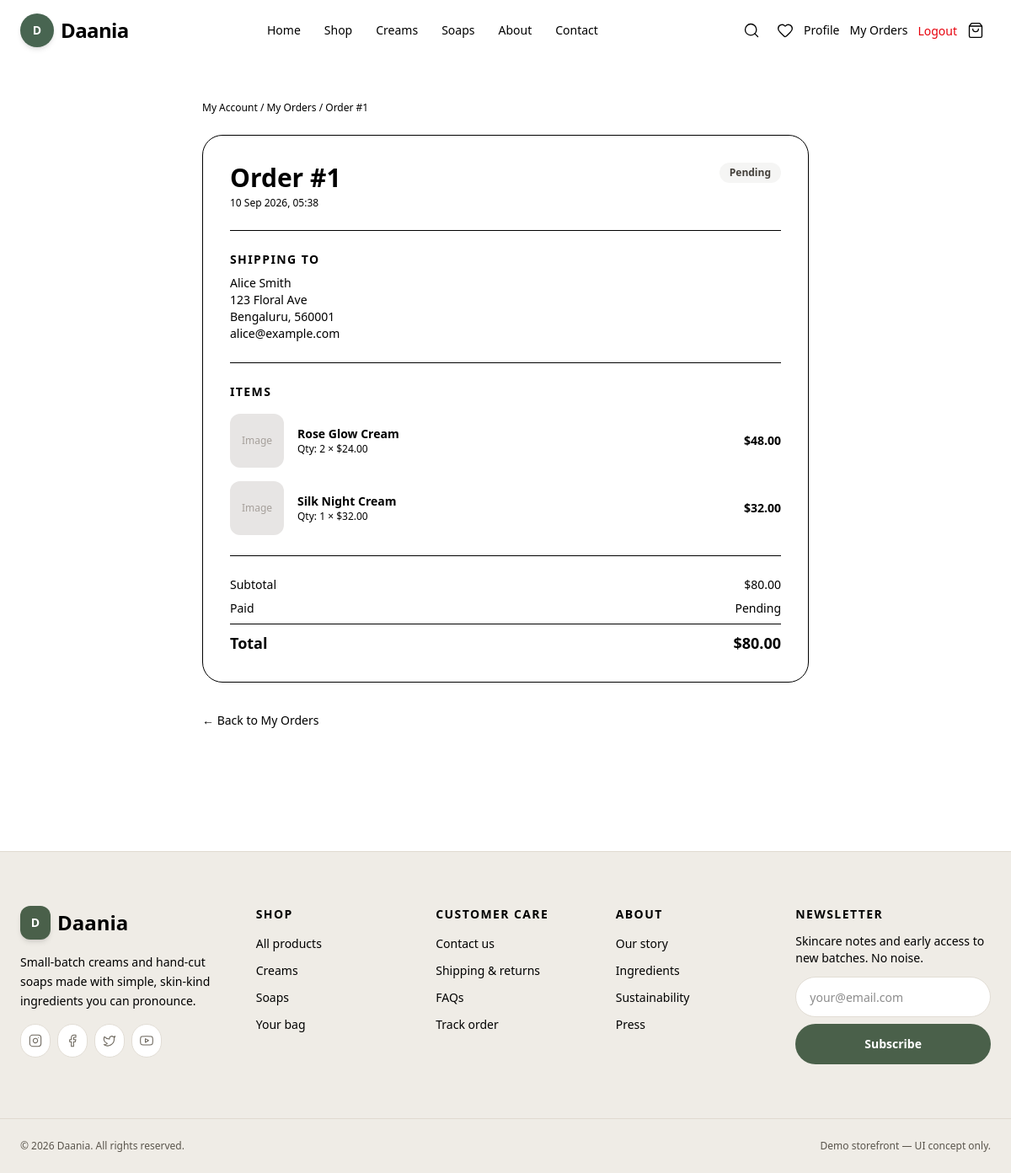
Screenshot of /orders/order/1/ (signed in) with the database file from the repository.
### orders/models.py (models this page shows, shortened)
class Order(models.Model):
    PAYMENT_STATUS_CHOICES = (
        ('pending', 'Pending'),
        ('paid', 'Paid'),
        ('failed', 'Failed'),
    )
    STATUS_CHOICES = (
        ('Pending', 'Pending'),
        ('Processing', 'Processing'),
        ('Shipped', 'Shipped'),
        ('Delivered', 'Delivered'),
        ('Cancelled', 'Cancelled'),
    )
    user = models.ForeignKey(User, on_delete=models.SET_NULL, null=True, blank=True)
    first_name = models.CharField(max_length=50)
    last_name = models.CharField(max_length=50)
    email = models.EmailField()
    address = models.CharField(max_length=250)
    city = models.CharField(max_length=100)
    postal_code = models.CharField(max_length=20)
    created_at = models.DateTimeField(auto_now_add=True)
    updated_at = models.DateTimeField(auto_now=True)
    paid = models.BooleanField(default=False)
    payment_status = models.CharField(
        max_length=20,
        choices=PAYMENT_STATUS_CHOICES,
        default='pending',
    )
    razorpay_order_id = models.CharField(max_length=100, unique=True, null=True, blank=True)
    razorpay_payment_id = models.CharField(max_length=100, blank=True, default='')
    razorpay_signature = models.CharField(max_length=255, blank=True, default='')
    status = models.CharField(max_length=20, choices=STATUS_CHOICES, default='Pending')
    def get_total_cost(self):
        return sum(item.get_cost() for item in self.items.all())

class OrderItem(models.Model):
    order = models.ForeignKey(Order, related_name='items', on_delete=models.CASCADE)
    product = models.ForeignKey(Product, related_name='order_items', on_delete=models.CASCADE)
    price = models.DecimalField(max_digits=10, decimal_places=2)
    quantity = models.PositiveIntegerField(default=1)
    def get_cost(self):
        return self.price * self.quantity

### products/models.py (models this page shows, shortened)
class Product(models.Model):
    category = models.ForeignKey(Category, related_name='products', on_delete=models.CASCADE)
    name = models.CharField(max_length=200)
    slug = models.SlugField(unique=True, blank=True)
    description = models.TextField()
    price = models.DecimalField(max_digits=10, decimal_places=2)
    original_price = models.DecimalField(max_digits=10, decimal_places=2, null=True, blank=True)
    image = models.ImageField(upload_to='products/')
    best_seller = models.BooleanField(default=False)
    created_at = models.DateTimeField(auto_now_add=True)
    updated_at = models.DateTimeField(auto_now=True)

### orders/views.py (the view)
# urls.py: path('order/<int:order_id>/', views.order_detail_view, name='order_detail'),
@login_required
def order_detail_view(request, order_id):
    order = get_object_or_404(Order, id=order_id, user=request.user)
    order_items = order.items.select_related('product').order_by('id')
    context = {
        'order': order,
        'order_items': order_items,
    }
    return render(request, 'orders/order_detail.html', context)

### cart/context_processors.py (called while the page is built, shortened)
def cart_context(request):
    try:
        if request.user.is_authenticated:
            cart = Cart.objects.filter(user=request.user).first()
        if cart is None:
            return _empty_context()
        cart_items = (
            cart.items
            .select_related('product', 'product__category')
            .order_by('id')
        )
        subtotal = sum(item.total_price for item in cart_items)
        total = subtotal
        count = sum(item.quantity for item in cart_items)
        return {
            'cart_items': cart_items,
            'cart_count': count,
            'cart_subtotal': subtotal,
            'cart_total': total,
            'cart_discount': Decimal('0.00'),
        }
    except Exception:
        return _empty_context()

### wishlist/context_processors.py (called while the page is built, shortened)
def wishlist_context(request):
    if request.user.is_authenticated:
        try:
            wishlist = Wishlist.objects.filter(user=request.user).first()
        except Exception:
            pass
    return {
        'wishlist_count': 0,
        'wishlist_product_ids': set(),
    }

### orders/templates/orders/order_detail.html (shortened to what this page needs)
{% extends 'base.html' %}
{% load static %}
{% block content %}
<div class="mx-auto max-w-3xl px-4 py-12 sm:px-6">
  <nav class="text-xs text-muted-foreground mb-6">
    <a href="{% url 'profile' %}" class="transition-soft hover:text-primary">My Account</a> /
    <a href="{% url 'my_orders' %}" class="transition-soft hover:text-primary">My Orders</a> /
    <span class="text-foreground">Order #{{ order.id }}</span>
  </nav>
  <div class="rounded-3xl border border-border/70 bg-card shadow-soft p-6 sm:p-8">
    <div class="flex flex-wrap items-start justify-between gap-4 mb-6">
      <div>
        <h1 class="font-display text-2xl sm:text-3xl font-semibold">Order #{{ order.id }}</h1>
        <p class="text-xs text-muted-foreground mt-1">{{ order.created_at|date:"d M Y, H:i" }}</p>
      </div>
      <span class="inline-flex items-center rounded-full px-3 py-1 text-xs font-semibold
        {% if order.status == 'Delivered' %}bg-green-100 text-green-800
        {% elif order.status == 'Shipped' %}bg-blue-100 text-blue-800
        {% elif order.status == 'Processing' %}bg-yellow-100 text-yellow-800
        {% elif order.status == 'Cancelled' %}bg-red-100 text-red-800
        {% else %}bg-stone-100 text-stone-700{% endif %}">
        {{ order.status }}
      </span>
    </div>
    <hr class="border-border mb-6">
    <div class="mb-6">
      <h2 class="text-sm font-semibold uppercase tracking-widest text-muted-foreground mb-2">Shipping to</h2>
      <p class="text-sm">{{ order.first_name }} {{ order.last_name }}</p>
      <p class="text-sm text-muted-foreground">{{ order.address }}</p>
      <p class="text-sm text-muted-foreground">{{ order.city }}, {{ order.postal_code }}</p>
      <p class="text-sm text-muted-foreground">{{ order.email }}</p>
    </div>
    <hr class="border-border mb-6">
    <h2 class="text-sm font-semibold uppercase tracking-widest text-muted-foreground mb-4">Items</h2>
    <div class="space-y-4">
      {% for item in order_items %}
        <div class="flex gap-4 items-center">
          <div class="h-16 w-16 shrink-0 rounded-xl bg-stone-200 flex items-center justify-center">
            {% if item.product.image %}
              <img src="{{ item.product.image.url }}" alt="{{ item.product.name }}" class="h-full w-full rounded-xl object-cover" />
            {% else %}
              <span class="text-xs text-stone-400">Image</span>
            {% endif %}
          </div>
          <div class="flex-1 min-w-0">
            <a href="{% url 'product_detail' item.product.slug %}" class="text-sm font-semibold truncate block transition-soft hover:text-primary">
              {{ item.product.name }}
            </a>
            <p class="text-xs text-muted-foreground">Qty: {{ item.quantity }} × ${{ item.price }}</p>
          </div>
          <span class="text-sm font-semibold whitespace-nowrap">${{ item.get_cost }}</span>
        </div>
      {% endfor %}
    </div>
    <hr class="border-border my-6">
    <div class="space-y-2">
      <div class="flex justify-between text-sm">
        <span class="text-muted-foreground">Subtotal</span>
        <span>${{ order.get_total_cost }}</span>
      </div>
      <div class="flex justify-between text-sm">
        <span class="text-muted-foreground">Paid</span>
        {% if order.paid %}
          <span class="text-green-600 font-medium">Yes</span>
        {% else %}
          <span class="text-muted-foreground">Pending</span>
        {% endif %}
      </div>
      <hr class="border-border">
      <div class="flex justify-between text-lg font-semibold">
        <span>Total</span>
        <span>${{ order.get_total_cost }}</span>
      </div>
    </div>
  </div>
  <div class="mt-8">
    <a href="{% url 'my_orders' %}" class="text-sm text-muted-foreground transition-soft hover:text-primary">
      ← Back to My Orders
    </a>
  </div>
</div>
{% endblock %}

### rows the page displays
Order: id "1", created_at "10 Sep 2026, 05:38", status "Pending", first_name "Alice", last_name "Smith", address "123 Floral Ave", city "Bengaluru", postal_code "560001", email "alice@example.com", get_total_cost "80.00"
OrderItem: shows "Image", product.name "Rose Glow Cream", quantity "2", price "24.00", get_cost "48.00"
OrderItem: shows "Image", product.name "Silk Night Cream", quantity "1", price "32.00", get_cost "32.00"
